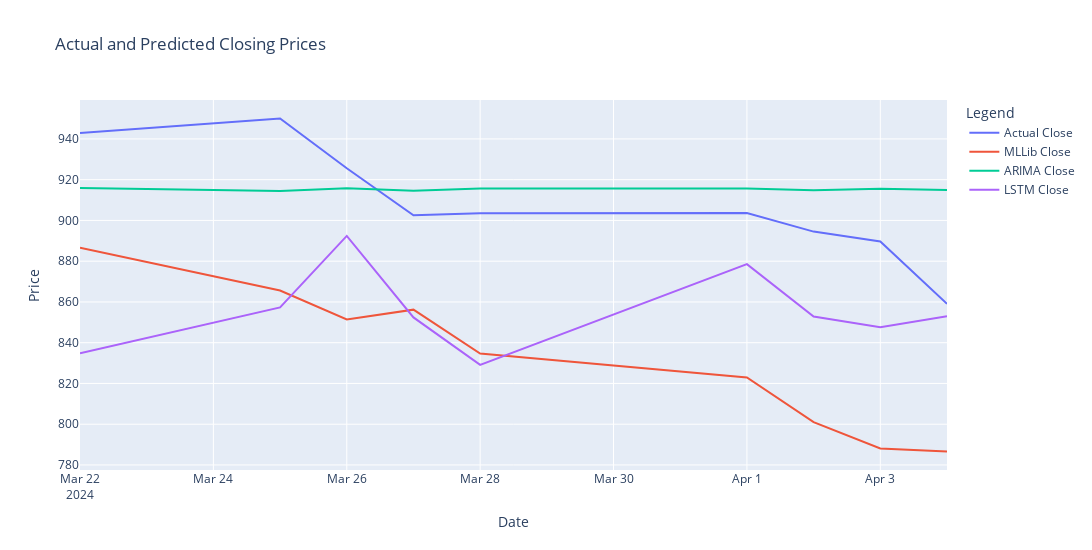

The notebook cell this image was saved under:
### Markdown cell above
In the final step of my code, I created a graph comparing the predictions made by my three different machine learning models - ARIMA, MLlib, and LSTM - with the actual closing prices. Using the Plotly library, I displayed the predictions of each model along with the actual values on the same graph. This visualization allows me to directly compare the performance of each model, helping me understand which one best represents my time series data.

### Code cell
import plotly.graph_objs as go

# Create Plotly Scatter objects
trace_actual = go.Scatter(
    x=merged_df.index,
    y=merged_df['Close'],
    mode='lines',
    name='Actual Close'
)
trace_MLLib = go.Scatter(
    x=merged_df.index,
    y=merged_df['MLLib_Close'],
    mode='lines',
    name='MLLib Close'
)
trace_ARIMA = go.Scatter(
    x=merged_df.index,
    y=merged_df['ARIMA_Close'],
    mode='lines',
    name='ARIMA Close'
)
trace_LSTM = go.Scatter(
    x=merged_df.index,
    y=merged_df['LSTM_Close'],
    mode='lines',
    name='LSTM Close'
)
# Create and show the combined graph
fig = go.Figure(data=[trace_actual, trace_MLLib,trace_ARIMA,trace_LSTM])
#fig = go.Figure(data=[trace_arima_actual])
fig.update_layout(
    title='Actual and Predicted Closing Prices',
    xaxis_title='Date',
    yaxis_title='Price',
    legend_title='Legend',
    width = 1100, 
    height = 550
)

fig.show()

### Figure 1 — Plotly figure (JSON) as saved in the notebook; plotly's stock layout.template omitted (floating-point values rounded to 4 significant figures)
{"data": [{"mode": "lines", "name": "Actual Close", "type": "scatter", "x": ["2024-03-22T00:00:00", "2024-03-25T00:00:00", "2024-03-26T00:00:00", "2024-03-27T00:00:00", "2024-03-28T00:00:00", "2024-04-01T00:00:00", "2024-04-02T00:00:00", "2024-04-03T00:00:00", "2024-04-04T00:00:00"], "y": [942.9, 950.0, 925.6, 902.5, 903.6, 903.6, 894.5, 889.6, 859.0]}, {"mode": "lines", "name": "MLLib Close", "type": "scatter", "x": ["2024-03-22T00:00:00", "2024-03-25T00:00:00", "2024-03-26T00:00:00", "2024-03-27T00:00:00", "2024-03-28T00:00:00", "2024-04-01T00:00:00", "2024-04-02T00:00:00", "2024-04-03T00:00:00", "2024-04-04T00:00:00"], "y": [886.6, 865.6, 851.4, 856.2, 834.7, 823.0, 801.0, 788.1, 786.6]}, {"mode": "lines", "name": "ARIMA Close", "type": "scatter", "x": ["2024-03-22T00:00:00", "2024-03-25T00:00:00", "2024-03-26T00:00:00", "2024-03-27T00:00:00", "2024-03-28T00:00:00", "2024-04-01T00:00:00", "2024-04-02T00:00:00", "2024-04-03T00:00:00", "2024-04-04T00:00:00"], "y": [916.0, 914.5, 915.8, 914.6, 915.7, 915.6, 914.8, 915.5, 914.9]}, {"mode": "lines", "name": "LSTM Close", "type": "scatter", "x": ["2024-03-22T00:00:00", "2024-03-25T00:00:00", "2024-03-26T00:00:00", "2024-03-27T00:00:00", "2024-03-28T00:00:00", "2024-04-01T00:00:00", "2024-04-02T00:00:00", "2024-04-03T00:00:00", "2024-04-04T00:00:00"], "y": [834.8, 857.3, 892.4, 852.4, 829.1, 878.6, 852.9, 847.6, 852.9]}], "layout": {"height": 550, "legend": {"title": {"text": "Legend"}}, "title": {"text": "Actual and Predicted Closing Prices"}, "width": 1100, "xaxis": {"autorange": true, "range": ["2024-03-22", "2024-04-04"], "title": {"text": "Date"}, "type": "date"}, "yaxis": {"autorange": true, "range": [777.5, 959.1], "title": {"text": "Price"}, "type": "linear"}}}
